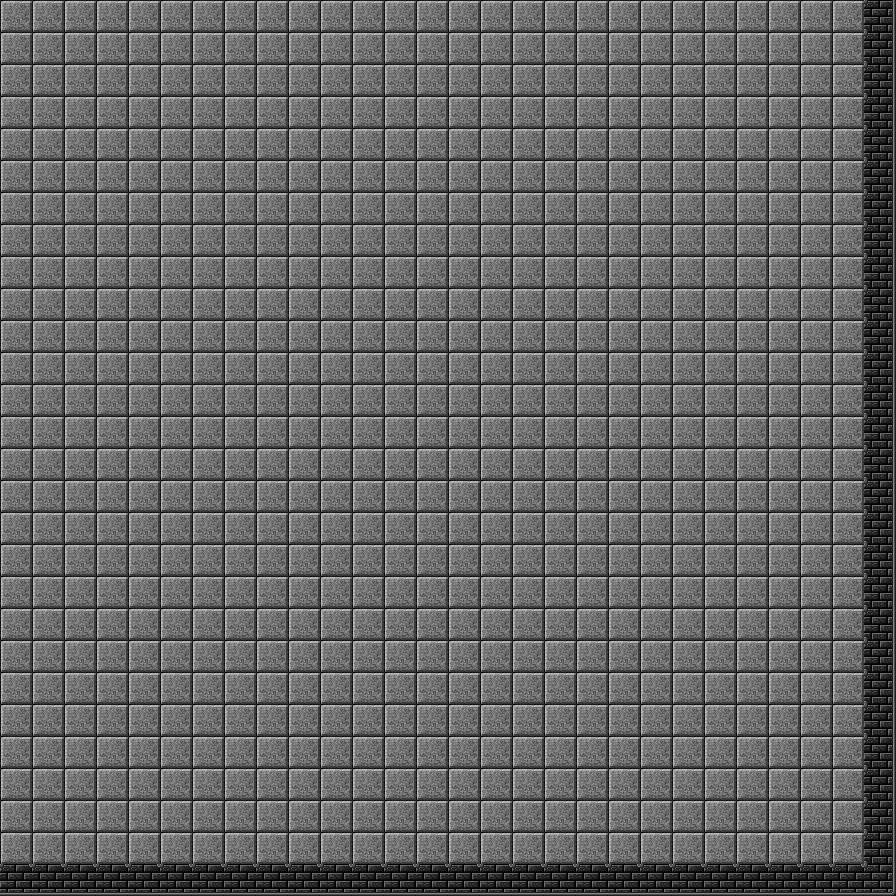

This game map was drawn from its Tiled (.tmx) file and the tilesets committed beside it. A one-line description and the trimmed map source follow:
An orthogonal 28x28 tile map with 32x32 px tiles, 2 tile layers (Ground, Objects).

<map version="1.0" orientation="orthogonal" renderorder="right-down" width="28" height="28" tilewidth="32" tileheight="32" nextobjectid="1">
 <tileset firstgid="1" name="" tilewidth="32" tileheight="32" tilecount="75" columns="15">
  <image source="Dungeon-Tile-Mapper.png" width="480" height="160" />
 </tileset>
 <layer name="Ground" width="28" height="28">
  <data>[784 cells, 784 non-empty, 1 distinct tile ids]</data>
 </layer>
 <layer name="Objects" width="28" height="28">
  <properties>
   <property name="Name" value="Things" />
  </properties>
  <data>[784 cells, 55 non-empty, 3 distinct tile ids]</data>
 </layer>
</map>
